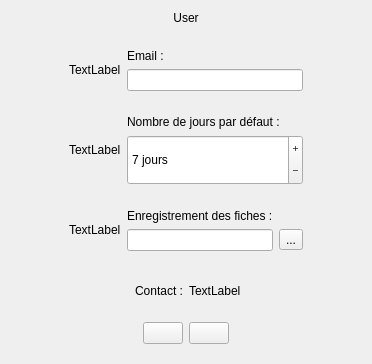
     <widget class="QFrame" name="frame_settings">
      <property name="frameShape">
       <enum>QFrame::NoFrame</enum>
      </property>
      <property name="frameShadow">
       <enum>QFrame::Raised</enum>
      </property>
      <layout class="QGridLayout" name="gridLayout_38">
       <item row="1" column="0">
        <widget class="QFrame" name="frame_5">
         <property name="frameShape">
          <enum>QFrame::NoFrame</enum>
         </property>
         <property name="frameShadow">
          <enum>QFrame::Raised</enum>
         </property>
         <layout class="QGridLayout" name="gridLayout_40">
          <item row="0" column="1">
           <widget class="QFrame" name="frame_12">
            <property name="frameShape">
             <enum>QFrame::NoFrame</enum>
            </property>
            <property name="frameShadow">
             <enum>QFrame::Raised</enum>
            </property>
            <layout class="QGridLayout" name="gridLayout_41">
             <item row="1" column="1">
              <widget class="QLineEdit" name="lE_email"/>
             </item>
             <item row="0" column="1">
              <widget class="QLabel" name="label_12">
               <property name="text">
                <string>Email : </string>
               </property>
              </widget>
             </item>
             <item row="0" column="0" rowspan="2">
              <widget class="QLabel" name="label_email">
               <property name="text">
                <string>TextLabel</string>
               </property>
              </widget>
             </item>
            </layout>
           </widget>
          </item>
          <item row="1" column="1">
           <widget class="QFrame" name="frame_13">
            <property name="frameShape">
             <enum>QFrame::NoFrame</enum>
            </property>
            <property name="frameShadow">
             <enum>QFrame::Raised</enum>
            </property>
            <layout class="QGridLayout" name="gridLayout_42">
             <item row="0" column="1">
              <widget class="QLabel" name="label_13">
               <property name="text">
                <string>Nombre de jours par défaut :</string>
               </property>
              </widget>
             </item>
             <item row="1" column="1">
              <widget class="QSpinBox" name="sB_days">
               <property name="sizePolicy">
                <sizepolicy hsizetype="Expanding" vsizetype="Fixed">
                 <horstretch>0</horstretch>
                 <verstretch>0</verstretch>
                </sizepolicy>
               </property>
               <property name="minimumSize">
                <size>
                 <width>0</width>
                 <height>50</height>
                </size>
               </property>
               <property name="buttonSymbols">
                <enum>QAbstractSpinBox::PlusMinus</enum>
               </property>
               <property name="suffix">
                <string> jours</string>
               </property>
               <property name="value">
                <number>7</number>
               </property>
              </widget>
             </item>
             <item row="0" column="0" rowspan="2">
              <widget class="QLabel" name="label_days">
               <property name="text">
                <string>TextLabel</string>
               </property>
              </widget>
             </item>
            </layout>
           </widget>
          </item>
          <item row="2" column="1">
           <widget class="QFrame" name="frame_14">
            <property name="frameShape">
             <enum>QFrame::NoFrame</enum>
            </property>
            <property name="frameShadow">
             <enum>QFrame::Raised</enum>
            </property>
            <layout class="QGridLayout" name="gridLayout_43">
             <item row="0" column="1">
              <widget class="QLabel" name="label_14">
               <property name="text">
                <string>Enregistrement des fiches :</string>
               </property>
              </widget>
             </item>
             <item row="1" column="2">
              <widget class="QToolButton" name="toolButton">
               <property name="text">
                <string>...</string>
               </property>
              </widget>
             </item>
             <item row="1" column="1">
              <widget class="QLineEdit" name="lE_storage">
               <property name="readOnly">
                <bool>true</bool>
               </property>
              </widget>
             </item>
             <item row="0" column="0" rowspan="2">
              <widget class="QLabel" name="label_storage">
               <property name="text">
                <string>TextLabel</string>
               </property>
              </widget>
             </item>
            </layout>
           </widget>
          </item>
          <item row="1" column="0">
           <spacer name="horizontalSpacer_17">
            <property name="orientation">
             <enum>Qt::Horizontal</enum>
            </property>
            <property name="sizeHint" stdset="0">
             <size>
              <width>40</width>
              <height>20</height>
             </size>
            </property>
           </spacer>
          </item>
          <item row="1" column="2">
           <spacer name="horizontalSpacer_18">
            <property name="orientation">
             <enum>Qt::Horizontal</enum>
            </property>
            <property name="sizeHint" stdset="0">
             <size>
              <width>40</width>
              <height>20</height>
             </size>
            </property>
           </spacer>
          </item>
         </layout>
        </widget>
       </item>
       <item row="3" column="0">
        <widget class="QFrame" name="frame_11">
         <property name="frameShape">
          <enum>QFrame::NoFrame</enum>
         </property>
         <property name="frameShadow">
          <enum>QFrame::Raised</enum>
         </property>
         <layout class="QGridLayout" name="gridLayout_39">
          <item row="0" column="2">
           <widget class="QPushButton" name="pB_ok_3">
            <property name="toolTip">
             <string>Enregistrer</string>
            </property>
            <property name="text">
             <string/>
            </property>
            <property name="iconSize">
             <size>
              <width>40</width>
              <height>40</height>
             </size>
            </property>
           </widget>
          </item>
          <item row="0" column="0">
           <spacer name="horizontalSpacer_16">
            <property name="orientation">
             <enum>Qt::Horizontal</enum>
            </property>
            <property name="sizeHint" stdset="0">
             <size>
              <width>40</width>
              <height>20</height>
             </size>
            </property>
           </spacer>
          </item>
          <item row="0" column="1">
           <widget class="QPushButton" name="pB_cancel_3">
            <property name="toolTip">
             <string>Annuler</string>
            </property>
            <property name="text">
             <string/>
            </property>
            <property name="iconSize">
             <size>
              <width>40</width>
              <height>40</height>
             </size>
            </property>
           </widget>
          </item>
          <item row="0" column="3">
           <spacer name="horizontalSpacer_19">
            <property name="orientation">
             <enum>Qt::Horizontal</enum>
            </property>
            <property name="sizeHint" stdset="0">
             <size>
              <width>40</width>
              <height>20</height>
             </size>
            </property>
           </spacer>
          </item>
         </layout>
        </widget>
       </item>
       <item row="2" column="0">
        <widget class="QFrame" name="frame_15">
         <property name="frameShape">
          <enum>QFrame::NoFrame</enum>
         </property>
         <property name="frameShadow">
          <enum>QFrame::Raised</enum>
         </property>
         <layout class="QGridLayout" name="gridLayout_13">
          <item row="0" column="0">
           <widget class="QLabel" name="label_15">
            <property name="text">
             <string>Contact :</string>
            </property>
            <property name="alignment">
             <set>Qt::AlignRight|Qt::AlignTrailing|Qt::AlignVCenter</set>
            </property>
           </widget>
          </item>
          <item row="0" column="1">
           <widget class="QLabel" name="label_contact">
            <property name="text">
             <string>TextLabel</string>
            </property>
           </widget>
          </item>
         </layout>
        </widget>
       </item>
       <item row="0" column="0">
        <widget class="QLabel" name="label_user">
         <property name="toolTip">
          <string>Préférences</string>
         </property>
         <property name="text">
          <string>User</string>
         </property>
         <property name="alignment">
          <set>Qt::AlignCenter</set>
         </property>
        </widget>
       </item>
      </layout>
     </widget>
